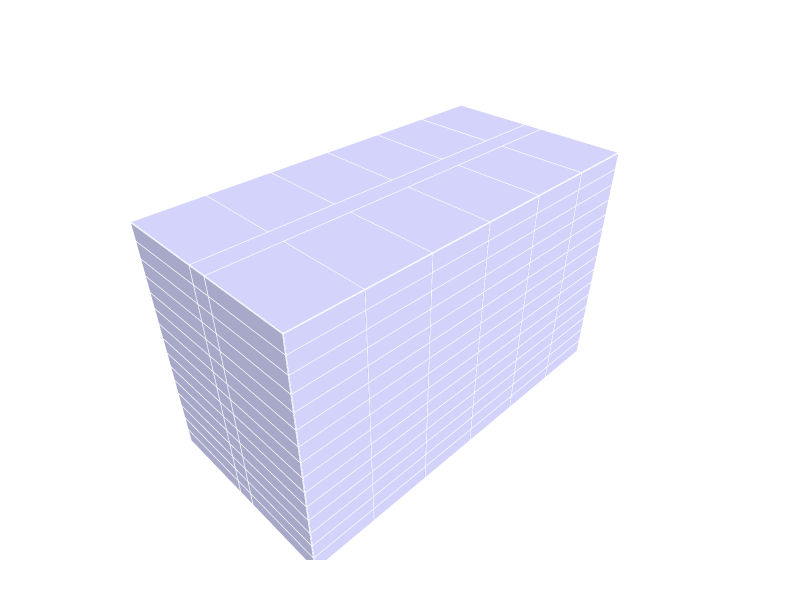

The cell this chart's notebook holds for it:
### Markdown cell above
## 6. Show the geometry

### Code cell
Topology.Show(objects,
              faceColor=[210,210,250],
              faceOpacity=1,
              edgeColor="white",
              edgeWidth=3,
              showVertices=False,
              backgroundColor="white",
              width=800,
              height=600,
              renderer = renderer)

### Figure 1 — Plotly figure (JSON) as saved in the notebook; plotly's stock layout.template omitted (floating-point values rounded to 4 significant figures; data arrays with more than 128 entries replaced by an {"elided": "..."} marker saying what was removed)
{"data": [{"hoverinfo": "text", "legendgroup": "2", "legendrank": 2, "line": {"color": "white", "dash": "solid", "width": 3}, "marker": {"size": 0}, "mode": "lines", "name": "1: default (Edges)", "showlegend": false, "text": "", "type": "scatter3d", "x": {"elided": "14040 int values"}, "y": {"elided": "14040 int values"}, "z": {"elided": "14040 int values"}}, {"cmax": 1, "cmin": 0, "color": "#D2D2FA", "colorscale": [[0, "#440154"], [0.1111, "#482878"], [0.2222, "#3e4989"], [0.3333, "#31688e"], [0.4444, "#26828e"], [0.5556, "#1f9e89"], [0.6667, "#35b779"], [0.7778, "#6ece58"], [0.8889, "#b5de2b"], [1, "#fde725"]], "flatshading": true, "hoverinfo": "text", "hovertext": "", "i": {"elided": "2340 int values"}, "j": {"elided": "2340 int values"}, "k": {"elided": "2340 int values"}, "legendgroup": "3", "legendrank": 3, "lighting": {"facenormalsepsilon": 0}, "name": "1: default (Faces)", "opacity": 1, "showlegend": false, "showscale": false, "text": "", "type": "mesh3d", "x": {"elided": "448 int values"}, "y": {"elided": "448 int values"}, "z": {"elided": "448 int values"}}], "layout": {"autosize": true, "height": 600, "margin": {"b": 40, "l": 40, "r": 40, "t": 40}, "paper_bgcolor": "#FFFFFF", "plot_bgcolor": "#FFFFFF", "scene": {"aspectmode": "data", "camera": {"center": {"x": 0, "y": 0, "z": 0}, "eye": {"x": -1.25, "y": -1.25, "z": 1.25}, "projection": {"type": "perspective"}, "up": {"x": 0, "y": 0, "z": 1}}, "xaxis": {"visible": false}, "yaxis": {"visible": false}, "zaxis": {"visible": false}}, "showlegend": true, "width": 800, "xaxis": {"showgrid": false, "visible": false, "zeroline": false}, "yaxis": {"showgrid": false, "visible": false, "zeroline": false}}}
